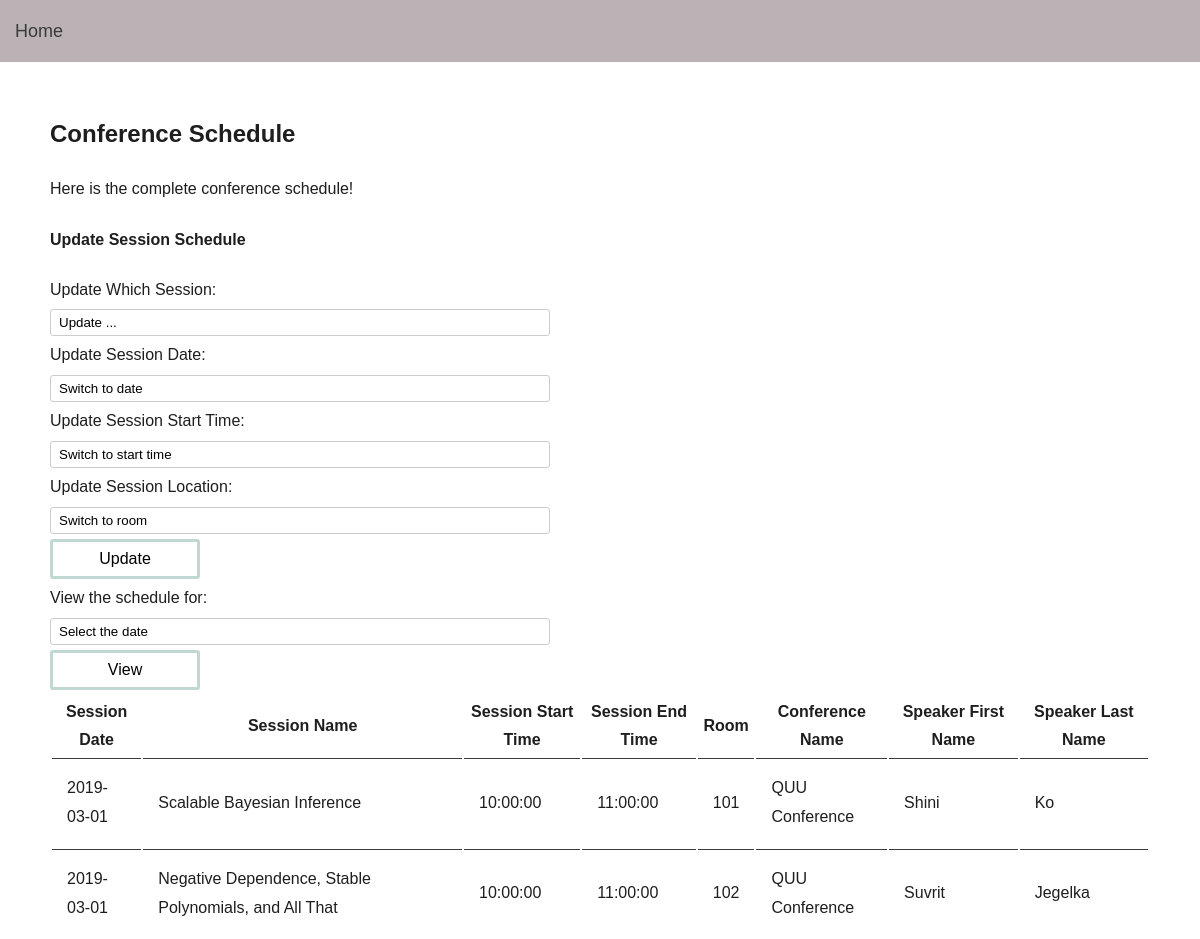
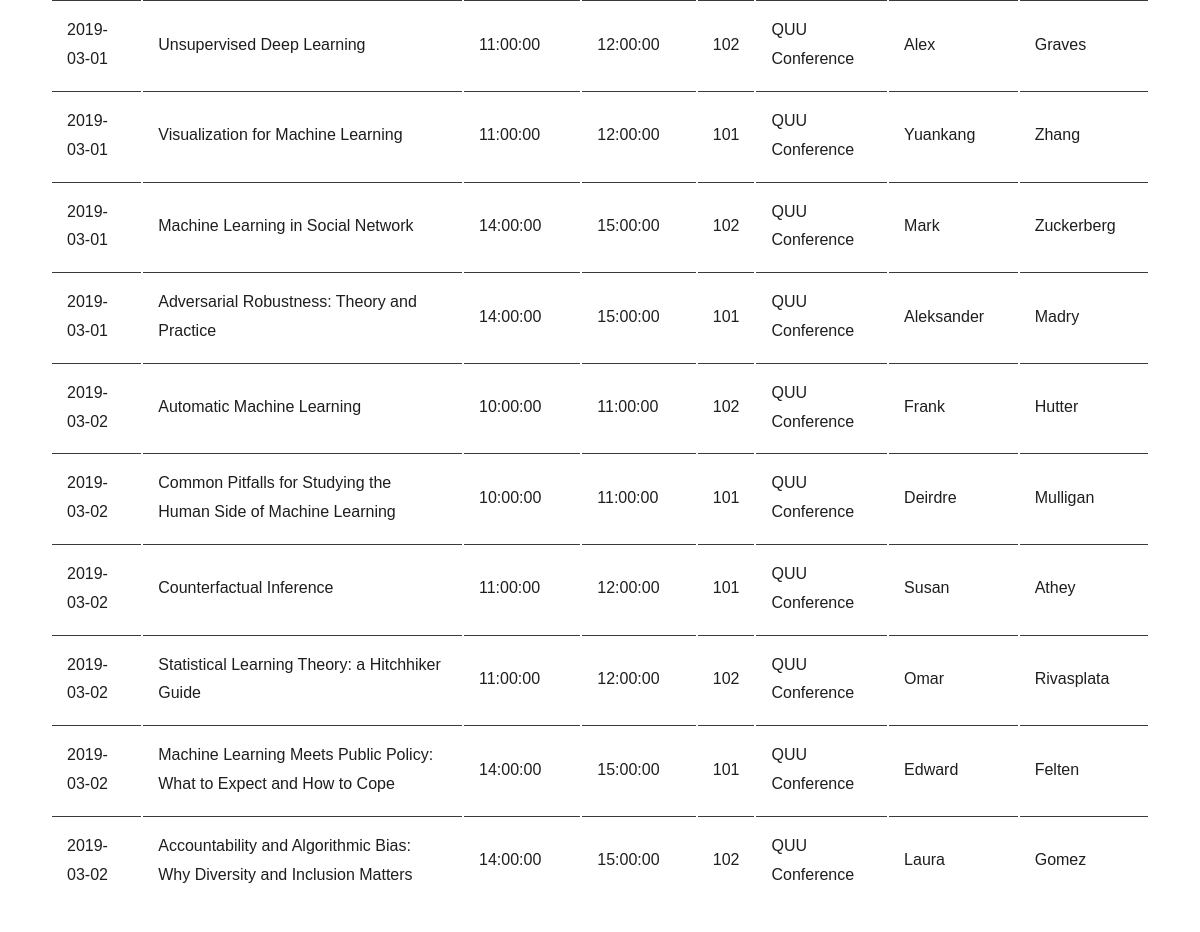
The app's page /real_project/session.php with its own data (2 pictures, top to bottom).
### tables this page shows
CREATE TABLE Sessions(
	session_name VARCHAR(100) NOT NULL,
	session_date DATE NOT NULL,
	session_start_time TIME NOT NULL,
	session_end_time TIME NOT NULL,
	room VARCHAR(100) NOT NULL,
	conference_name VARCHAR(100) NOT NULL,
	speaker_first_name VARCHAR(100) NOT NULL,
	speaker_last_name VARCHAR(100) NOT NULL,
	PRIMARY KEY(
		session_name),
	FOREIGN KEY(
		conference_name
		)REFERENCES Conference(
		conference_name
		)ON DELETE CASCADE
);

### real_project/session.php (the view, shortened to what this page needs)
<?php
include("nav.php");
?>
<div class="wrapper">
<h2>Conference Schedule</h2>
<p>Here is the complete conference schedule!</p>
<table><tr><th>Session Date</th><th>Session Name</th><th>Session Start Time</th><th>Session End Time</th><th>Room</th><th>Conference Name</th><th>Speaker First Name</th><th>Speaker Last Name</th></tr>
<?php
$pdo = new PDO('mysql:host=localhost;dbname=conference', "root", "");
$session_sql = "Select * from Sessions ORDER BY session_date, session_start_time;";
$sessions = $pdo->prepare($session_sql);
$sessions->execute();
foreach($sessions as $session){
?>
    <tr>
    	<td><?php echo $session["session_date"];?></td>
    	<td><?php echo $session["session_name"];?></td>
    	<td><?php echo $session["session_start_time"];?></td>
    	<td><?php echo $session["session_end_time"];?></td>
    	<td><?php echo $session["room"];?></td>
    	<td><?php echo $session["conference_name"];?></td>
    	<td><?php echo $session["speaker_first_name"];?></td>
    	<td><?php echo $session["speaker_last_name"];?></td>
    </tr>
<?php
}
?>
<form action="<?php echo $_SERVER['PHP_SELF'];?>" method="post">
		<h4> Update Session Schedule </h4>
		<span> Update Which Session: </span>
    	<select name='switch_session'>
    		<option value = '0' selected = 'selected'>Update ...</option>
  		</select>
		<span> Update Session Date: </span>
    	<select name='session_target_date'>
    		<option value = '0' selected = 'selected'>Switch to date</option>
  		</select>
    	<span> Update Session Start Time: </span>
  		<select name='session_target_time'>
    		<option value = "0" selected = 'selected'>Switch to start time</option>
  		</select>
    	<span> Update Session Location: </span>
  		<select name='session_target_location'>
    		<option value = "0" selected = 'selected'>Switch to room</option>
  		</select>
  		<input class="btn" type="submit" name="switch" value="Update">
  		</form>
<span>View the schedule for: </span>
<form action='particularSession.php' method='post' id="dateform">
  <select name='session_date' form='dateform'>
    <option value = '0' selected = 'selected'>Select the date</option>
  </select>
  <input class="btn" type="submit" value="View">
</form>
	</div>
</body>
</html>

### real_project/styles.css (style rules this page uses)
body { font: 16px sans-serif; line-height: 1.8; color: #1e1e1e; margin: 0; }
div { margin: 20px 0; }
.wrapper { margin: 50px; }
.btn { display: block; width: 150px; text-align: center; padding: 8px; font-size: 16px; border-radius: 3px; background-color: #fff; border-color: #BFD8D2; border-width: 3px; }
input { display:block; border: 1px solid #ccc; width: 482px; border-radius: 3px; overflow: hidden; padding: 5px 8px; box-shadow: none; background: transparent; background-image: none; -webkit-appearance: none; margin: 5px 0; }
select { display:block; border: 1px solid #ccc; width: 500px; border-radius: 3px; overflow: hidden; padding: 5px 8px; box-shadow: none; background: transparent; background-image: none; -webkit-appearance: none; margin: 5px 0; }
table > tbody> th, td { padding: 15px; text-align: left; border-top: 1px solid #3A3A3A; }

### records on screen
sessions: session_date "2019-03-01", session_name "Scalable Bayesian Inference", session_start_time "10:00:00", session_end_time "11:00:00", room "101", conference_name "QUU Conference", speaker_first_name "Shini", speaker_last_name "Ko"
sessions: session_date "2019-03-01", session_name "Negative Dependence, Stable Polynomials, and All That", session_start_time "10:00:00", session_end_time "11:00:00", room "102", conference_name "QUU Conference", speaker_first_name "Suvrit", speaker_last_name "Jegelka"
sessions: session_date "2019-03-01", session_name "Unsupervised Deep Learning", session_start_time "11:00:00", session_end_time "12:00:00", room "102", conference_name "QUU Conference", speaker_first_name "Alex", speaker_last_name "Graves"
sessions: session_date "2019-03-01", session_name "Visualization for Machine Learning", session_start_time "11:00:00", session_end_time "12:00:00", room "101", conference_name "QUU Conference", speaker_first_name "Yuankang", speaker_last_name "Zhang"
sessions: session_date "2019-03-01", session_name "Machine Learning in Social Network", session_start_time "14:00:00", session_end_time "15:00:00", room "102", conference_name "QUU Conference", speaker_first_name "Mark", speaker_last_name "Zuckerberg"
sessions: session_date "2019-03-01", session_name "Adversarial Robustness: Theory and Practice", session_start_time "14:00:00", session_end_time "15:00:00", room "101", conference_name "QUU Conference", speaker_first_name "Aleksander", speaker_last_name "Madry"
sessions: session_date "2019-03-02", session_name "Automatic Machine Learning", session_start_time "10:00:00", session_end_time "11:00:00", room "102", conference_name "QUU Conference", speaker_first_name "Frank", speaker_last_name "Hutter"
sessions: session_date "2019-03-02", session_name "Common Pitfalls for Studying the Human Side of Machine Learning", session_start_time "10:00:00", session_end_time "11:00:00", room "101", conference_name "QUU Conference", speaker_first_name "Deirdre", speaker_last_name "Mulligan"
sessions: session_date "2019-03-02", session_name "Counterfactual Inference", session_start_time "11:00:00", session_end_time "12:00:00", room "101", conference_name "QUU Conference", speaker_first_name "Susan", speaker_last_name "Athey"
sessions: session_date "2019-03-02", session_name "Statistical Learning Theory: a Hitchhiker Guide", session_start_time "11:00:00", session_end_time "12:00:00", room "102", conference_name "QUU Conference", speaker_first_name "Omar", speaker_last_name "Rivasplata"
sessions: session_date "2019-03-02", session_name "Machine Learning Meets Public Policy: What to Expect and How to Cope", session_start_time "14:00:00", session_end_time "15:00:00", room "101", conference_name "QUU Conference", speaker_first_name "Edward", speaker_last_name "Felten"
sessions: session_date "2019-03-02", session_name "Accountability and Algorithmic Bias: Why Diversity and Inclusion Matters", session_start_time "14:00:00", session_end_time "15:00:00", room "102", conference_name "QUU Conference", speaker_first_name "Laura", speaker_last_name "Gomez"
